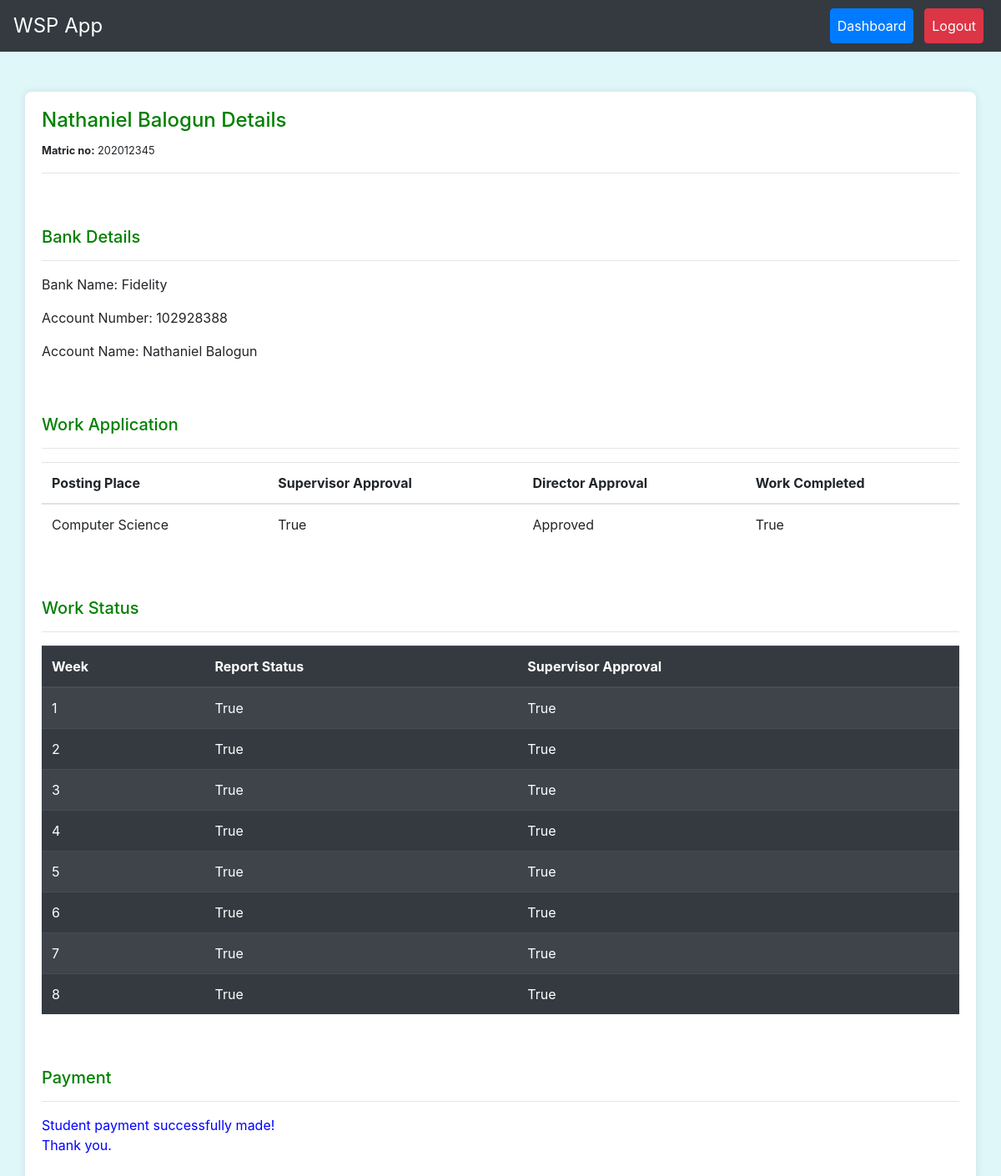
Screenshot of /student/5/ (signed in) with the database file from the repository.
### workapp/models.py (models this page shows, shortened)
class User(AbstractUser):
    ROLE_CHOICES = (
        ('student', 'Student'),
        ('director', 'Director'),
        ('supervisor', 'Supervisor'),
    )
    role = models.CharField(max_length=10, choices=ROLE_CHOICES)
    username = models.CharField(max_length=20, null=True, blank=True, unique=False, default='new_user')
    matric_number = models.CharField(max_length=20, null=True, blank=True, unique=True)
    staff_id = models.CharField(max_length=10, null=True, blank=True, unique=True)
    email = models.EmailField(null=True, blank=False, unique=True)
    department = models.CharField(max_length=100, null=True, blank=False)
    course_of_study = models.CharField(max_length=100, null=True, blank=False)
    faculty = models.CharField(max_length=100, null=True, blank=True, default='Science')
    specialization = models.CharField(max_length=100, null=True, blank=True)
    first_name = models.CharField(max_length=100)
    last_name = models.CharField(max_length=100)
    phone_number = models.CharField(max_length=12, null=True, blank=True, default='08012345678')
    contact_address = models.TextField(null=True, blank=True, default='Ogun State')
    date_of_birth = models.DateField(null=True, blank=True)
    GENDER_CHOICES = [
        ('M', 'Male'),
        ('F', 'Female')
    ]
    gender = models.CharField(max_length=1, choices=GENDER_CHOICES, null=True, blank=True)
    registration_date = models.DateField(default=date.today)
    def __str__(self):
        return f'{self.first_name} {self.last_name}'
    class Meta:
        ordering = ['-registration_date']

class BankDetails(models.Model):
    user = models.OneToOneField(User, on_delete=models.CASCADE)
    bank_name = models.CharField(max_length=100)
    account_number = models.CharField(max_length=20)
    account_name = models.CharField(max_length=100)
    def __str__(self):
        return f"Bank Details for {self.user.username}: {self.bank_name}, \
        {self.account_number}, {self.account_name}"

class StudentApplication(models.Model):
    student = models.ForeignKey(User, on_delete=models.CASCADE, related_name='applications', null=True)
    posting_place = models.ForeignKey(PostingPlace, on_delete=models.CASCADE)
    STATUS_CHOICES = [
        ('pending', 'Pending'),
        ('approved', 'Approved'),
        ('rejected', 'Rejected'),
    ]
    status = models.CharField(max_length=10, choices=STATUS_CHOICES, default='pending')
    supervisor_status = models.CharField(max_length=10, null=True, choices=STATUS_CHOICES, default='pending')
    director_approval = models.BooleanField(default=False)
    supervisor_approval = models.BooleanField(default=False, null=True)
    work_completed = models.BooleanField(default=False, null=True, blank=True)
    payment_status = models.BooleanField(default=False, null=True, blank=True)
    payment_receipt = models.ImageField(upload_to='receipts/', default=default_receipt, null=True, blank=True)
    start_date = models.DateField(null=True, blank=True)
    end_date = models.DateField(null=True, blank=True)
    student_photo = models.ImageField(upload_to='student_photos/', default=default_student_photo, null=True, blank=True)
    hod_recommendation_letter = models.FileField(upload_to='hod_signatures/', default=default_hod_signature, null=True, blank=True)
    room_number = models.CharField(max_length=20, null=True, blank=True)
    cgpa = models.DecimalField(max_digits=4, decimal_places=2, null=True, blank=True)
    year_of_study = models.IntegerField(null=True, blank=True)
    reason_for_desiring_to_work = models.TextField(null=True, blank=True)
    signature = models.FileField(upload_to='signatures/', default=default_signature, null=True, blank=True)
    area_of_interest = models.CharField(max_length=255, null=True, blank=True)
    date_signed = models.DateField(null=True, blank=True)
    class Meta:
        ordering = [Case(
            When(status='pending', then=Value(0)),
            When(status='approved', then=Value(1)),
            When(status='rejected', then=Value(2)),
            output_field=IntegerField(),
        )]

class PostingPlace(models.Model):
    name = models.CharField(max_length=100)
    location = models.CharField(max_length=100, null=True, blank=True, default='School Campus')
    supervisor = models.ForeignKey(User, on_delete=models.SET_NULL, null=True, blank=True)

class WorkStatus(models.Model):
    application = models.ForeignKey(StudentApplication, on_delete=models.CASCADE, related_name='work_statuses', null=True)
    date = models.DateField()
    day = models.CharField(max_length=20, null=True)
    start_time = models.CharField(max_length=20, null=True)
    end_time = models.CharField(max_length=20, null=True)
    supervisor_name = models.CharField(max_length=50, null=True)
    student_checked = models.BooleanField(default=False)
    supervisor_approval = models.BooleanField(default=False)
    comments = models.TextField(null=True, blank=True)
    supervisor_comment = models.TextField(null=True)
    class Meta:
        ordering = ['date']

### workapp/views.py (the view)
# urls.py: path('student/<int:pk>/', views.student_detail, name='student_detail'),
@login_required
def student_detail(request, pk):
    student = get_object_or_404(User, pk=pk, role='student')
    applications = StudentApplication.objects.filter(student=student)
    bank_details = BankDetails.objects.filter(user=student).first()
    work_statuses = WorkStatus.objects.filter(application__student=student)
    all_work_status_approved = all(ws.supervisor_approval for ws in work_statuses)
    latest_application = applications.latest('id') if applications.exists() else None
    try:
        bank_detail = BankDetails.objects.get(user=student)
        print(f" {student.username} bank details => {bank_detail}")
    except BankDetails.DoesNotExist:
        bank_detail = None
    context = {
        'student': student,
        'applications': applications,
        'bank_details': bank_details,
        'work_statuses': work_statuses,
        'all_work_status_approved': all_work_status_approved,
        'latest_application':latest_application,
        'bank_detail':bank_detail
    }
    return render(request, 'student_detail.html', context)

### workapp/templates/student_detail.html (shortened to what this page needs)
{% extends 'base.html' %}
{% block content %}
    <h4 style="color:green"> {{ student.first_name }} {{ student.last_name }} Details</h4>
    <small><b>Matric no:</b> {{ student.matric_number }}</small>
    <hr><br> <br>
    <h5 style="color:green">Bank Details</h5><hr>
    {% if bank_details %}
        <p>Bank Name: {{ bank_detail.bank_name }}</p>
        <p>Account Number: {{ bank_detail.account_number }}</p>
        <p>Account Name: {{ bank_detail.account_name }}</p>
    {% else %}
        <p style="color:red">No bank details available!</p>
    {% endif %}
    <br> <br>
    <h5 style="color:green">Work Application</h5> <hr>
    <div class="table-responsive">
    <table class="table">
        <thead>
            <tr>
                <th>Posting Place</th>
                <th>Supervisor Approval</th>
                <th>Director Approval</th>
                <th>Work Completed</th>
            </tr>
        </thead>
        <tbody>
            {% for application in applications %}
            <tr>
                <td>{{ application.posting_place.name }}</td>
                <td>{{ application.supervisor_approval }}</td>
                <td>{{ application.get_status_display }}</td>
                <td>{{ application.work_completed }}</td>
            </tr>
            {% empty %}
            <tr>
                <td colspan="3">No applications found</td>
            </tr>
            {% endfor %}
        </tbody>
    </table>
    </div><br> <br>
    <h5 style="color:green">Work Status</h5> <hr>
    <div class="table-responsive">
    <table class="table table-dark table-striped">
        <thead>
            <tr>
                <th>Week</th>
                <th>Report Status</th>
                <th>Supervisor Approval</th>
            </tr>
        </thead>
        <tbody>
            {% for work_status in work_statuses %}
            <tr>
                <td>{{ forloop.counter }}</td>
                <td>{{ work_status.student_checked }}</td>
                <td>{{ work_status.supervisor_approval }}</td>
            </tr>
            {% empty %}
            <tr>
                <td colspan="3" style="color:red;">No weekly report found!</td>
            </tr>
            {% endfor %}
        </tbody>
    </table>
    </div>
    <br><br>
    <h5 style="color:green">Payment</h5> <hr>
    {% if latest_application.work_completed and not latest_application.payment_status %}
<!--         <form method="post" action="{% url 'make_payment' student.id %}">
            {% csrf_token %}
            <button type="submit" class="btn btn-success">Make Payment</button>
        </form> -->
        <a class="btn btn-success" href="{% url 'make_payment' student.id %}">Make payment</a>
    {% elif latest_application.payment_status %}
        <p style="color:blue;">Student payment successfully made!<br> Thank you.</p>
    {% else %}
        <p style="color:red;">Work status not fully completed. Payment cannot be made!</p>
    {% endif %}
{% endblock %}

### workapp/templates/base.html (style rules this page uses)
body { background-color: #e0f7fa; }

### rows the page displays
User: first_name "Nathaniel", last_name "Balogun", matric_number "202012345"
BankDetails: bank_name "Fidelity", account_number "102928388", account_name "Nathaniel Balogun"
StudentApplication: posting_place.name "Computer Science", supervisor_approval "True", status "Approved", work_completed "True"
WorkStatus: student_checked "True", supervisor_approval "True"
WorkStatus: student_checked "True", supervisor_approval "True"
WorkStatus: student_checked "True", supervisor_approval "True"
WorkStatus: student_checked "True", supervisor_approval "True"
WorkStatus: student_checked "True", supervisor_approval "True"
WorkStatus: student_checked "True", supervisor_approval "True"
WorkStatus: student_checked "True", supervisor_approval "True"
WorkStatus: student_checked "True", supervisor_approval "True"
